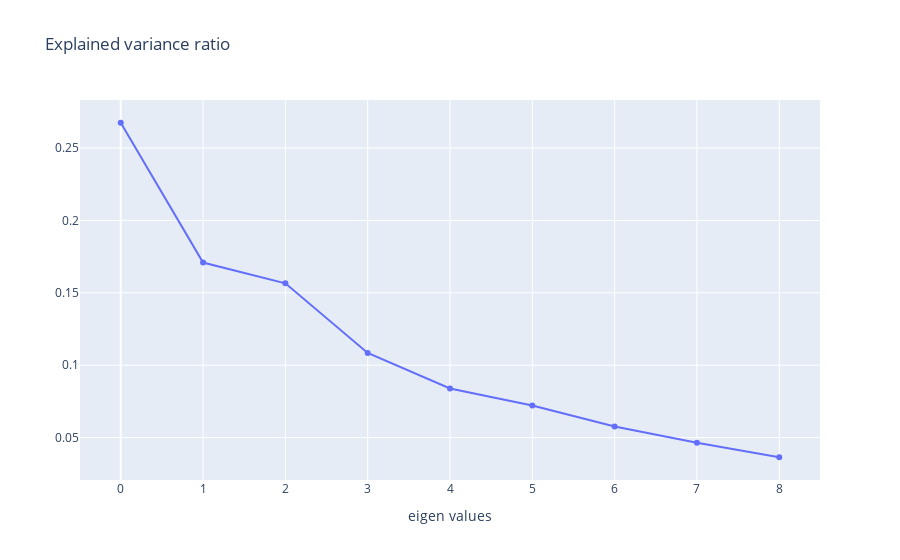

Notebook code cell kept with this figure:
### Code cell
import plotly.graph_objects as go


explained_var_ratio_LDA = reduce_data_LDA["lineardiscriminantanalysis"].explained_variance_ratio_

# plot
fig = go.Figure(
    data=[
        go.Scatter(
            y=explained_var_ratio_LDA,
            mode="markers+lines"
        )
    ]
)

# adjust layout
fig.update_layout(
    title="Explained variance ratio",
    xaxis_title="eigen values"
)

fig.show()

### Figure 1 — Plotly figure (JSON) as saved in the notebook; plotly's stock layout.template omitted (floating-point values rounded to 4 significant figures)
{"data": [{"mode": "markers+lines", "type": "scatter", "y": [0.2675, 0.1709, 0.1566, 0.1084, 0.0839, 0.07221, 0.05765, 0.04645, 0.03641]}], "layout": {"title": {"text": "Explained variance ratio"}, "xaxis": {"title": {"text": "eigen values"}}}}
